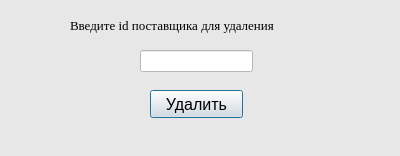
<?xml version="1.0" encoding="UTF-8"?>
<ui version="4.0">
 <class>Dialog</class>
 <widget class="QDialog" name="Dialog">
  <property name="geometry">
   <rect>
    <x>0</x>
    <y>0</y>
    <width>400</width>
    <height>156</height>
   </rect>
  </property>
  <property name="minimumSize">
   <size>
    <width>400</width>
    <height>156</height>
   </size>
  </property>
  <property name="maximumSize">
   <size>
    <width>400</width>
    <height>156</height>
   </size>
  </property>
  <property name="font">
   <font>
    <pointsize>12</pointsize>
   </font>
  </property>
  <property name="windowTitle">
   <string>Удаление</string>
  </property>
  <property name="styleSheet">
   <string notr="true">background-color: rgb(231, 231, 231);</string>
  </property>
  <widget class="QLabel" name="label">
   <property name="geometry">
    <rect>
     <x>70</x>
     <y>10</y>
     <width>261</width>
     <height>31</height>
    </rect>
   </property>
   <property name="font">
    <font>
     <family>Times New Roman</family>
     <pointsize>10</pointsize>
     <weight>50</weight>
     <bold>false</bold>
    </font>
   </property>
   <property name="text">
    <string>Введите id поставщика для удаления</string>
   </property>
  </widget>
  <widget class="QLineEdit" name="line_del_post">
   <property name="geometry">
    <rect>
     <x>140</x>
     <y>50</y>
     <width>113</width>
     <height>22</height>
    </rect>
   </property>
   <property name="styleSheet">
    <string notr="true">background-color: rgb(255, 255, 255);</string>
   </property>
  </widget>
  <widget class="QPushButton" name="pushButton">
   <property name="geometry">
    <rect>
     <x>150</x>
     <y>90</y>
     <width>93</width>
     <height>28</height>
    </rect>
   </property>
   <property name="text">
    <string>Удалить</string>
   </property>
  </widget>
 </widget>
 <resources/>
 <connections/>
</ui>
